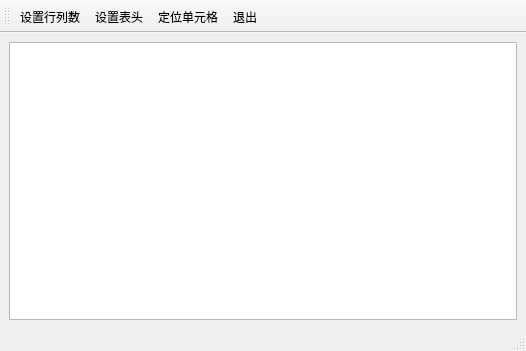
<?xml version="1.0" encoding="UTF-8"?>
<ui version="4.0">
 <class>MainWindow</class>
 <widget class="QMainWindow" name="MainWindow">
  <property name="geometry">
   <rect>
    <x>0</x>
    <y>0</y>
    <width>526</width>
    <height>351</height>
   </rect>
  </property>
  <property name="windowTitle">
   <string>自定义对话框的使用</string>
  </property>
  <widget class="QWidget" name="centralwidget">
   <layout class="QVBoxLayout" name="verticalLayout">
    <item>
     <widget class="QTableView" name="tableView"/>
    </item>
   </layout>
  </widget>
  <widget class="QMenuBar" name="menubar">
   <property name="geometry">
    <rect>
     <x>0</x>
     <y>0</y>
     <width>526</width>
     <height>21</height>
    </rect>
   </property>
  </widget>
  <widget class="QStatusBar" name="statusbar"/>
  <widget class="QToolBar" name="toolBar">
   <property name="windowTitle">
    <string>toolBar</string>
   </property>
   <attribute name="toolBarArea">
    <enum>TopToolBarArea</enum>
   </attribute>
   <attribute name="toolBarBreak">
    <bool>false</bool>
   </attribute>
   <addaction name="action_SetRowAndCol"/>
   <addaction name="action_SetTableHeader"/>
   <addaction name="action_LocateCell"/>
   <addaction name="action_Close"/>
  </widget>
  <action name="action_SetRowAndCol">
   <property name="text">
    <string>设置行列数</string>
   </property>
   <property name="toolTip">
    <string>设置行列数</string>
   </property>
  </action>
  <action name="action_SetTableHeader">
   <property name="text">
    <string>设置表头</string>
   </property>
   <property name="toolTip">
    <string>设置表头</string>
   </property>
  </action>
  <action name="action_LocateCell">
   <property name="text">
    <string>定位单元格</string>
   </property>
   <property name="toolTip">
    <string>定位单元格</string>
   </property>
  </action>
  <action name="action_Close">
   <property name="text">
    <string>退出</string>
   </property>
   <property name="toolTip">
    <string>退出</string>
   </property>
  </action>
 </widget>
 <resources/>
 <connections>
  <connection>
   <sender>action_Close</sender>
   <signal>triggered()</signal>
   <receiver>MainWindow</receiver>
   <slot>close()</slot>
   <hints>
    <hint type="sourcelabel">
     <x>-1</x>
     <y>-1</y>
    </hint>
    <hint type="destinationlabel">
     <x>399</x>
     <y>299</y>
    </hint>
   </hints>
  </connection>
 </connections>
</ui>
